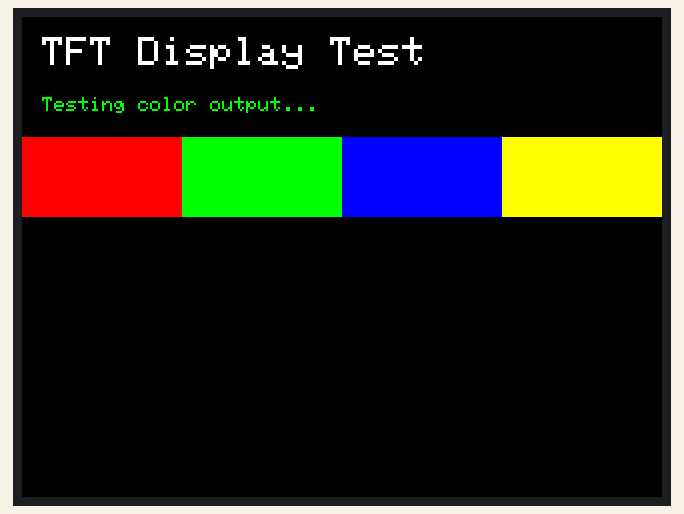
This sketch was run on a simulated Arduino Uno, built with avr-gcc and run on an emulated ATmega328P. Shown: 320×240 colour display. What the sketch prints to the serial monitor is not drawn.

Above: at 0.8 s.

The sketch:

display.ino
```cpp
// TFT Display Test (HSD028309 / ILI9341)
// A4 = TFT CS
// A5 = TFT DC
// D11 = COPI/MOSI (SID)
// D13 = SCK (CLK)
// TFT RST = board RESET

#include <Adafruit_GFX.h>
#include <Adafruit_ILI9341.h>
#include <SPI.h>

static const int TFT_CS_PIN = A4;
static const int TFT_DC_PIN = A5;
static const int TFT_MOSI_PIN = 11;
static const int TFT_SCK_PIN = 13;

Adafruit_ILI9341 tft(TFT_CS_PIN, TFT_DC_PIN);

void setup() {
  Serial.begin(115200);
  while (!Serial) delay(10);
  Serial.println("=== TFT DISPLAY TEST ===");

  tft.begin();
  tft.setRotation(1);
  tft.fillScreen(ILI9341_BLACK);

  tft.setCursor(10, 10);
  tft.setTextSize(2);
  tft.setTextColor(ILI9341_WHITE);
  tft.println("TFT Display Test");

  tft.setCursor(10, 40);
  tft.setTextSize(1);
  tft.setTextColor(ILI9341_GREEN);
  tft.println("Testing color output...");
  delay(500);

  // Draw color bars
  tft.fillRect(0, 60, 80, 40, ILI9341_RED);
  tft.fillRect(80, 60, 80, 40, ILI9341_GREEN);
  tft.fillRect(160, 60, 80, 40, ILI9341_BLUE);
  tft.fillRect(240, 60, 80, 40, ILI9341_YELLOW);

  delay(1000);
  tft.fillScreen(ILI9341_BLACK);

  tft.setCursor(10, 10);
  tft.setTextColor(ILI9341_CYAN);
  tft.println("Display OK!");

  Serial.println("TFT display test complete.");
}

void loop() {
  delay(1000);
}
```

Measured:
- what the display in image 0 shows lasts 1.1 s, from 0.7 s to 1.8 s
